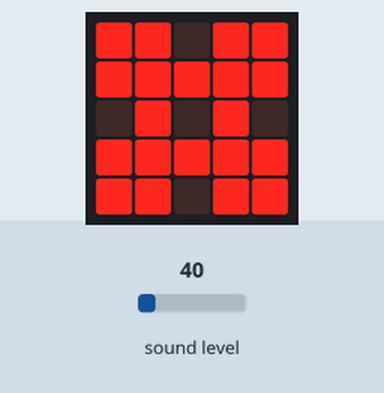
The program below on a simulated BBC micro:bit (MakeCode). Parts: the board's 5×5 LED display. The test bench sets the inputs (shaded band); at power-on: sound level 40. The compass is already calibrated.

Above: at 1.3 s.
1.4 s: sound level set to 5
At 2.9 s:
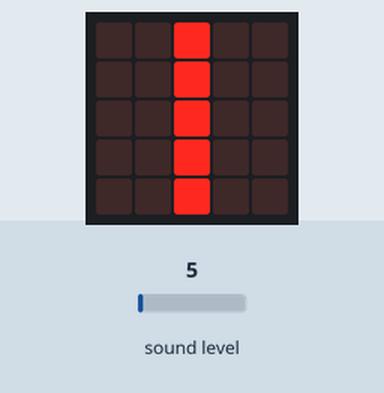
3.2 s: sound level set to 64
At 3.9 s:
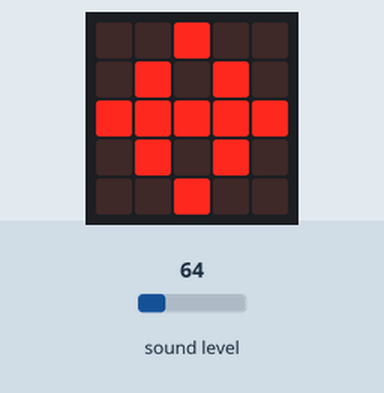
4.9 s: sound level set to 128
At 5.4 s:
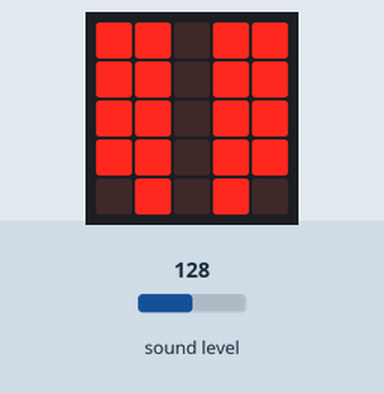
6.6 s: sound level set to 37
At 7.5 s:
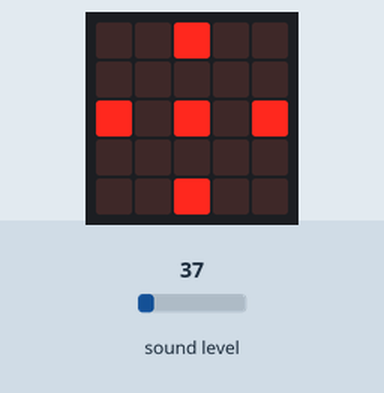
8.3 s: sound level set to 191
At 9.3 s:
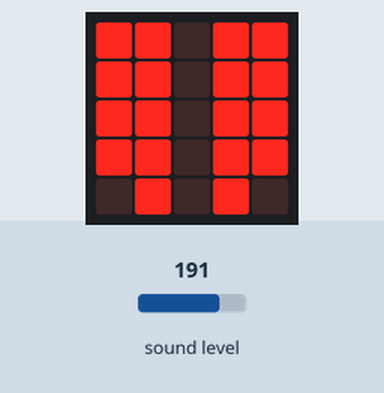
10.0 s: sound level set to 97
At 11.3 s:
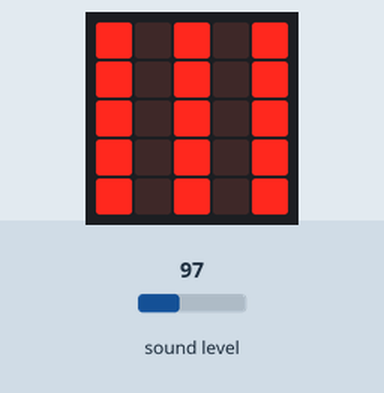
Timing chart, 0 to 12.7 s (numbered marks = the images above; inputs shaded):
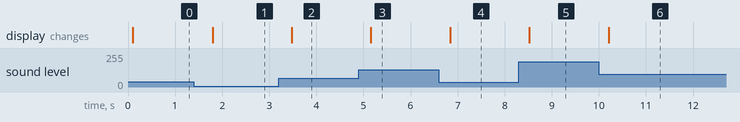

The program:

main.ts
```typescript
input.calibrateCompass()
basic.forever(function () {
    if (input.soundLevel() > 0 && input.soundLevel() < 20) {
        basic.showLeds(`
            . . # . .
            . . # . .
            . . # . .
            . . # . .
            . . # . .
            `)
    }
    if (input.soundLevel() > 20 && input.soundLevel() < 40) {
        basic.showLeds(`
            . . # . .
            . . . . .
            # . # . #
            . . . . .
            . . # . .
            `)
    }
    if (input.soundLevel() >= 40 && input.soundLevel() < 60) {
        basic.showLeds(`
            # # . # #
            # # # # #
            . # . # .
            # # # # #
            # # . # #
            `)
    }
    if (input.soundLevel() >= 60 && input.soundLevel() < 80) {
        basic.showLeds(`
            . . # . .
            . # . # .
            # # # # #
            . # . # .
            . . # . .
            `)
    }
    if (input.soundLevel() >= 80 && input.soundLevel() < 100) {
        basic.showLeds(`
            # . # . #
            # . # . #
            # . # . #
            # . # . #
            # . # . #
            `)
    }
    if (input.soundLevel() > 100) {
        basic.showLeds(`
            # # . # #
            # # . # #
            # # . # #
            # # . # #
            . # . # .
            `)
    }
})
```

test.ts
```typescript
// Hier kann man Tests durchführen; diese Datei wird nicht kompiliert, wenn dieses Paket als Erweiterung verwendet wird.
```

Measured:
- after the input at 1.4 s, the display: changes after 0.40 s (image 1)
- after the input at 3.2 s, the display: changes after 0.28 s (image 2)
- after the input at 4.9 s, the display: changes after 0.25 s (image 3)
- after the input at 6.6 s, the display: changes after 0.24 s (image 4)
- after the input at 8.3 s, the display: changes after 0.22 s (image 5)
- after the input at 10.0 s, the display: changes after 0.21 s (image 6)
